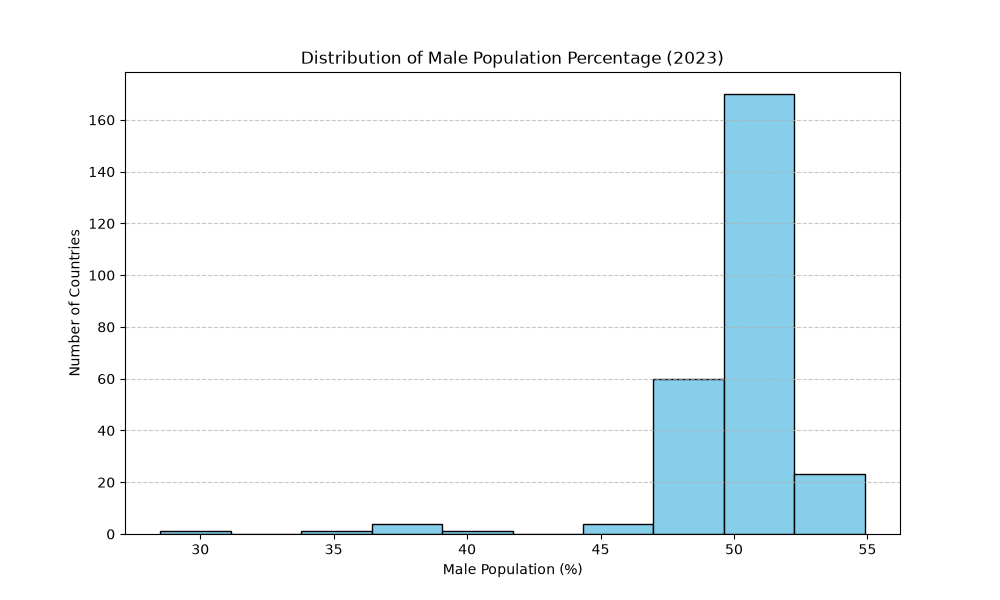

Source code (Python):
import pandas as pd
import matplotlib.pyplot as plt

# Read the Excel file
df = pd.read_excel("Data_Extract_FromWorld Development Indicators.xlsx")

# Rename the first column to Country
df.rename(columns={df.columns[0]: "Country"}, inplace=True)

# Convert the 2023 column to numeric
df["2023"] = pd.to_numeric(df["2023"], errors="coerce")

# Remove missing values
male_percentage = df["2023"].dropna()

# Create histogram
plt.figure(figsize=(10,6))
plt.hist(male_percentage, bins=10, edgecolor="black", color="skyblue")

plt.title("Distribution of Male Population Percentage (2023)")
plt.xlabel("Male Population (%)")
plt.ylabel("Number of Countries")

plt.grid(axis="y", linestyle="--", alpha=0.7)

plt.show()
